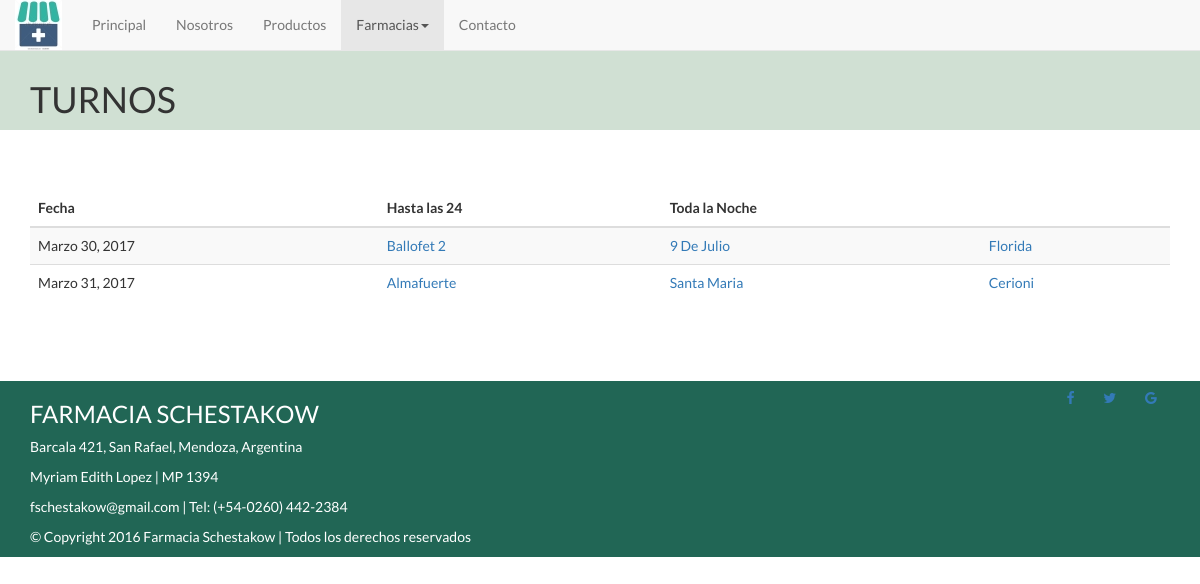
The page /farmacias/turnos/ on the database its author committed.
### farmacias/models.py (models this page shows, shortened)
class Shift(models.Model):
    all_night_1 = models.ForeignKey(Pharmacy,
                                    on_delete=models.CASCADE,
                                    related_name='all_night_1')
    all_night_2 = models.ForeignKey(Pharmacy,
                                    on_delete=models.CASCADE,
                                    related_name='all_night_2')
    close_at_24 = models.ForeignKey(Pharmacy,
                                    on_delete=models.CASCADE,
                                    related_name='close_at_24')
    date = models.DateField()

class Pharmacy(models.Model):
    name = models.CharField(max_length=200)
    phone = models.CharField(max_length=20)
    address = models.CharField(max_length=200)
    lat = models.DecimalField(max_digits=18, decimal_places=16)
    lng = models.DecimalField(max_digits=18, decimal_places=16)
    def __str__(self):
        return self.name

### farmacias/views.py (the view)
def shift(request):
    today = datetime.date.today()
    one_day = datetime.timedelta(days=1)
    yesterday = today - one_day
    shift_list = Shift.objects.filter(date__gte=yesterday)[:30]
    return render(request, 'farmacias/shifts.html', {'shift_list': shift_list})

### farmacias/templates/farmacias/shifts.html (shortened to what this page needs)
<!DOCTYPE html>
<html>
  {% load staticfiles %}
  <head>
    {% include 'head_links.html' %}
  </head>
  <body>
  	{% include 'farmacias/nav-bar.html' %}
    <br>
    {%include 'farmacias/shift_header.html' %}
    <div class="content-div">
      <div class="container">
        <div class="row">
          <div class="col-md-12 content-col">
						{% if shift_list %}
							<table class="table table-striped">
								<thead>
										<tr>
											<th>Fecha</th>
											<th>Hasta las 24</th>
											<th>Toda la Noche</th>
											<th></th>
										</tr>
								</thead>
								<tbody>
									{% for shift in shift_list %}
										<tr>
											<td>{{ shift.date }}</td>
											<td><a href="/farmacias/{{ shift.close_at_24.id }}/">{{ shift.close_at_24|title }}</a></td>
											<td><a href="/farmacias/{{ shift.all_night_1.id }}/">{{ shift.all_night_1|title }}</a></td>
											<td><a href="/farmacias/{{ shift.all_night_2.id }}/">{{ shift.all_night_2|title }}</a></td>
										</tr>
									{% endfor %}
								</tbody>
							</table>
						{% else %}
							<p>No hay turnos validos en San Rafael.</p>
						{% endif %}
          </div>
        </div>
      </div>
    </div>
    {% include 'footer.html' %}
	</body>
</html>

### static/css/custom.css (style rules this page uses)
.content-col { padding-top:60px; padding-bottom:60px; }
html, body { height:100%; margin:0; padding:0; font-family: 'Lato', sans-serif; }

### rows shown on the page
Shift: date "Marzo 30, 2017", close_at_24 "Ballofet 2", all_night_1 "9 De Julio", all_night_2 "Florida"
Shift: date "Marzo 31, 2017", close_at_24 "Almafuerte", all_night_1 "Santa Maria", all_night_2 "Cerioni"
